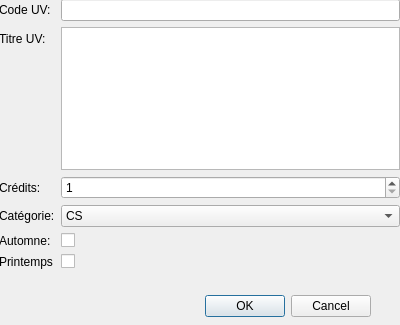
<?xml version="1.0" encoding="UTF-8"?>
<ui version="4.0">
 <class>DialogUV</class>
 <widget class="QDialog" name="DialogUV">
  <property name="geometry">
   <rect>
    <x>0</x>
    <y>0</y>
    <width>400</width>
    <height>325</height>
   </rect>
  </property>
  <property name="windowTitle">
   <string>Dialog</string>
  </property>
  <widget class="QDialogButtonBox" name="buttonBox">
   <property name="geometry">
    <rect>
     <x>30</x>
     <y>290</y>
     <width>341</width>
     <height>32</height>
    </rect>
   </property>
   <property name="orientation">
    <enum>Qt::Horizontal</enum>
   </property>
   <property name="standardButtons">
    <set>QDialogButtonBox::Cancel|QDialogButtonBox::Ok</set>
   </property>
  </widget>
  <widget class="QWidget" name="formLayoutWidget">
   <property name="geometry">
    <rect>
     <x>-1</x>
     <y>-1</y>
     <width>401</width>
     <height>270</height>
    </rect>
   </property>
   <layout class="QFormLayout" name="formLayout">
    <property name="fieldGrowthPolicy">
     <enum>QFormLayout::AllNonFixedFieldsGrow</enum>
    </property>
    <item row="0" column="0">
     <widget class="QLabel" name="label">
      <property name="text">
       <string>Code UV:</string>
      </property>
     </widget>
    </item>
    <item row="0" column="1">
     <widget class="QLineEdit" name="lineEdit"/>
    </item>
    <item row="1" column="0">
     <widget class="QLabel" name="label_2">
      <property name="text">
       <string>Titre UV:</string>
      </property>
     </widget>
    </item>
    <item row="1" column="1">
     <widget class="QTextEdit" name="textEdit"/>
    </item>
    <item row="2" column="0">
     <widget class="QLabel" name="label_3">
      <property name="text">
       <string>Crédits:</string>
      </property>
     </widget>
    </item>
    <item row="2" column="1">
     <widget class="QSpinBox" name="spinBox">
      <property name="minimum">
       <number>1</number>
      </property>
      <property name="maximum">
       <number>6</number>
      </property>
     </widget>
    </item>
    <item row="3" column="0">
     <widget class="QLabel" name="label_4">
      <property name="text">
       <string>Catégorie:</string>
      </property>
     </widget>
    </item>
    <item row="3" column="1">
     <widget class="QComboBox" name="comboBox">
      <item>
       <property name="text">
        <string>CS</string>
       </property>
      </item>
      <item>
       <property name="text">
        <string>TM</string>
       </property>
      </item>
      <item>
       <property name="text">
        <string>TSH</string>
       </property>
      </item>
      <item>
       <property name="text">
        <string>SP</string>
       </property>
      </item>
     </widget>
    </item>
    <item row="4" column="0">
     <widget class="QLabel" name="label_6">
      <property name="text">
       <string>Automne:</string>
      </property>
     </widget>
    </item>
    <item row="4" column="1">
     <widget class="QCheckBox" name="checkBox_2">
      <property name="text">
       <string/>
      </property>
     </widget>
    </item>
    <item row="5" column="0">
     <widget class="QLabel" name="label_7">
      <property name="text">
       <string>Printemps</string>
      </property>
     </widget>
    </item>
    <item row="5" column="1">
     <widget class="QCheckBox" name="checkBox">
      <property name="text">
       <string/>
      </property>
     </widget>
    </item>
   </layout>
  </widget>
 </widget>
 <resources/>
 <connections>
  <connection>
   <sender>buttonBox</sender>
   <signal>accepted()</signal>
   <receiver>DialogUV</receiver>
   <slot>accept()</slot>
   <hints>
    <hint type="sourcelabel">
     <x>248</x>
     <y>254</y>
    </hint>
    <hint type="destinationlabel">
     <x>157</x>
     <y>274</y>
    </hint>
   </hints>
  </connection>
  <connection>
   <sender>buttonBox</sender>
   <signal>rejected()</signal>
   <receiver>DialogUV</receiver>
   <slot>reject()</slot>
   <hints>
    <hint type="sourcelabel">
     <x>316</x>
     <y>260</y>
    </hint>
    <hint type="destinationlabel">
     <x>286</x>
     <y>274</y>
    </hint>
   </hints>
  </connection>
 </connections>
</ui>
